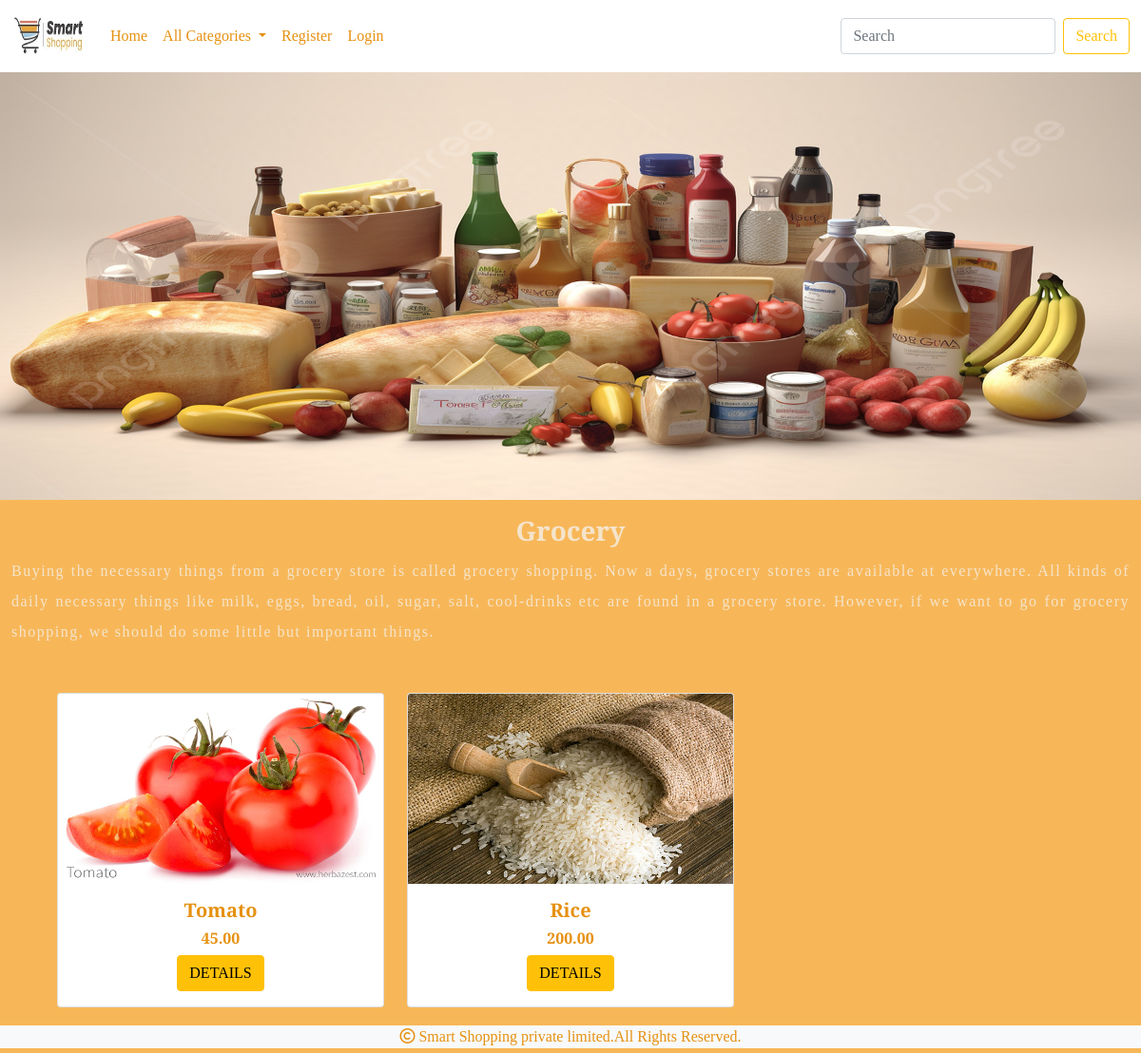
/products/Grocery, run on the app's committed database.
### shop/models.py (models this page shows, shortened)
class Category(models.Model):
    name=models.CharField(max_length=20)
    desc=models.TextField()
    image=models.ImageField(upload_to="images/category",blank=True,null=True)

class Products(models.Model):
    name=models.CharField(max_length=20)
    desc=models.TextField()
    image=models.ImageField(upload_to="images/products",blank=True,null=True)
    price=models.DecimalField(max_digits=10,decimal_places=2)
    stock=models.IntegerField()
    available=models.BooleanField(default=True)
    created=models.DateTimeField(auto_now_add=True)
    updated=models.DateTimeField(auto_now=True)
    category=models.ForeignKey(Category,on_delete=models.CASCADE)

### shop/views.py (the view)
# urls.py: path('products/<p>',views.products,name="products"),
def products(request,p):
    c=Category.objects.get(name=p)
    p=Products.objects.filter(category=c)
    return render(request,'products.html',{'c':c,'p':p})

### cart/context_processors.py (called while the page is built)
def total(request):
    item_count=0
    if request.user:
        u=request.user
        try:
            cart=Cart.objects.filter(user=u)
            for i in cart:
                item_count+=i.quantity
        except:
            item_count=0
    return {'count':item_count}

### shop/context_processors.py (called while the page is built)
def menu_links(request):
    c=Category.objects.all()
    return {'links':c}

### templates/products.html
{% extends 'base.html' %}
{% load static %}
{% block content %}
<div>
    <img src="{{c.image.url}}" width="100%" height="450px">
</div>
<div class="container-fluid mt-3" style="color:#f5e4cb;">
    <center><h3><b>{{c.name}}</b></h3></center>
    <p style="text-align:justify;line-height:2;letter-spacing:1.5px;">{{c.desc}}</p>
</div>
<div class="row m-5">
    {% for i in p %}
    <div class="col-md-4">
        <div class="card" style="width: 100%;">
  <img src="{{i.image.url}}" class="card-img-top" alt="..." height="200px" width="100%">
  <div class="card-body">
      <center><h5 class="card-title" style="color:#e69010;"><b>{{i.name}}</b></h5>
            <h6 class="card-title" style="color:#e69010;"><b>{{i.price}}</b></h6>
            <a href="{% url 'shop:detailproduct' i.name %}" class="btn btn-warning">DETAILS</a></center>
  </div>
</div>
    </div>
    {% endfor %}
</div>
{% endblock %}

### templates/base.html (shortened to what this page needs)
<!DOCTYPE html>
{% load static %}
<html lang="en">
<head>
    <link href="https://cdn.jsdelivr.net/npm/bootstrap@5.0.2/dist/css/bootstrap.min.css" rel="stylesheet">
    <link rel="stylesheet" href="https://cdnjs.cloudflare.com/ajax/libs/font-awesome/6.5.1/css/all.min.css" />
    <link rel="stylesheet" href="{% static 'css/style.css' %}">
</head>
<body style="background-color:#f7b759;">
<header>
    <nav class="navbar navbar-expand-lg navbar-light" style="background-color:white;">
  <div class="container-fluid">
    <a class="navbar-brand" href="#"><img src="{% static 'images/ecommerce logo.jpg' %}" height="50px" width="80px"></a>
    <div class="collapse navbar-collapse" id="navbarSupportedContent">
      <ul class="navbar-nav me-auto mb-2 mb-lg-0">
        <li class="nav-item">
          <a class="nav-link active" aria-current="page" href="{% url 'shop:allcategories' %}" style="color:#e69010;">Home</a>
        </li>
        <li class="nav-item dropdown">
          <a class="nav-link dropdown-toggle active" href="#" id="navbarDropdown" role="button" data-bs-toggle="dropdown" aria-expanded="false" style="color:#e69010;">
            All Categories
          </a>
        </li>
          {% if user.is_authenticated %}
          {% if user.is_superuser == False %}
          <li class="nav-item">
          <a class="nav-link active" aria-current="page" href="{% url 'cart:orderview' %}" style="color:#e69010;">Your Orders</a>
        </li>
          <li class="nav-item">
          <a class="nav-link active" aria-current="page" href="{% url 'cart:cartview' %}" style="color:#e69010;"><i class="fa-solid fa-cart-shopping"><sub>{{count}}</sub></i></a>
        </li>
          {% endif %}
          <li class="nav-item">
          <a class="nav-link active" aria-current="page" href="{% url 'shop:user_logout' %}" style="color:#e69010;">Logout</a>
        </li>
          {% else %}
          <li class="nav-item">
          <a class="nav-link active" aria-current="page" href="{% url 'shop:register' %}" style="color:#e69010;">Register</a>
        </li>
          <li class="nav-item">
          <a class="nav-link active" aria-current="page" href="{% url 'shop:user_login' %}" style="color:#e69010;">Login</a>
        </li>
          {% endif %}
      </ul>
      <form class="d-flex" method="POST" action="{% url 'search:search' %}">
        <input class="form-control me-2" type="search" placeholder="Search" aria-label="Search" name="q">
        <button class="btn btn-outline-warning" type="submit">Search</button>
      </form>
    </div>
  </div>
</nav>
</header>
{% block content %}
{% endblock %}
<footer>
    <div class="container-fluid bg-light" style="position:fixed;bottom:5px;color:#e69010;">
        <center>
            <i class="fa-regular fa-copyright"></i> Smart Shopping private limited.All Rights Reserved.
        </center>
    </div>
</footer>
</body>
</html>

### static/css/style.css (style rules this page uses)
body { font-family: 'Slabo 27px', serif; }

### data on the page
Category: image (picture), name "Grocery", desc "Buying the necessary things from a grocery store is called grocery shopping. Now a days, grocery stores are available at everywhere. All kinds of daily necessary things like milk, eggs, bread, oil, sugar, salt, cool-drinks etc are found in a grocery store. However, if we want to go for grocery shopping, we should do some little but important things."
Products: image (picture), name "Tomato", price "45.00"
Products: image (picture), name "Rice", price "200.00"
